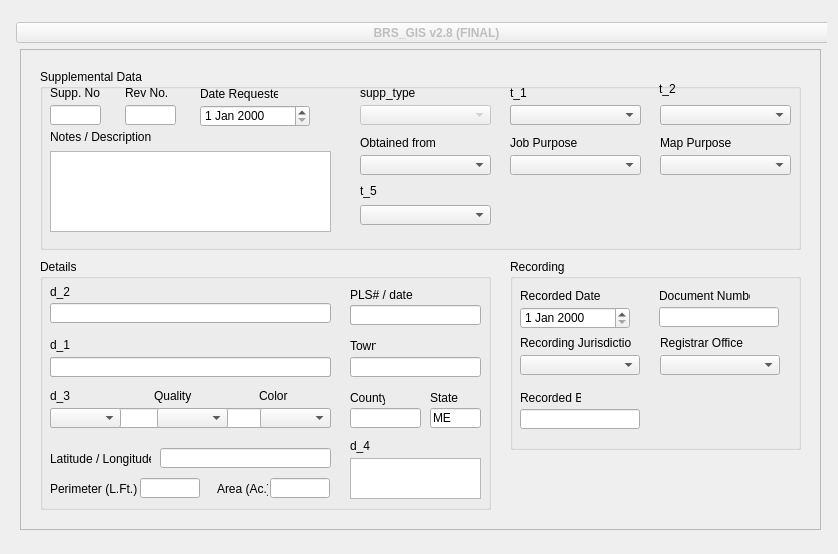
<?xml version="1.0" encoding="UTF-8"?>
<ui version="4.0">
 <class>Browser</class>
 <widget class="QWidget" name="Browser">
  <property name="geometry">
   <rect>
    <x>0</x>
    <y>0</y>
    <width>838</width>
    <height>554</height>
   </rect>
  </property>
  <property name="windowTitle">
   <string>BRS_GIS SQL Browser</string>
  </property>
  <layout class="QGridLayout" name="gridLayout">
   <item row="0" column="0">
    <widget class="brs_contacts" name="stackedWidget">
     <property name="frameShadow">
      <enum>QFrame::Sunken</enum>
     </property>
     <property name="currentIndex">
      <number>0</number>
     </property>
     <widget class="jobsdata" name="p3_jobsData">
      <widget class="QFrame" name="frame_3">
       <property name="geometry">
        <rect>
         <x>9</x>
         <y>38</y>
         <width>801</width>
         <height>481</height>
        </rect>
       </property>
       <property name="frameShape">
        <enum>QFrame::StyledPanel</enum>
       </property>
       <property name="frameShadow">
        <enum>QFrame::Sunken</enum>
       </property>
       <widget class="QGroupBox" name="groupBox_job">
        <property name="geometry">
         <rect>
          <x>20</x>
          <y>20</y>
          <width>761</width>
          <height>181</height>
         </rect>
        </property>
        <property name="font">
         <font>
          <weight>50</weight>
          <bold>false</bold>
         </font>
        </property>
        <property name="title">
         <string>Supplemental Data</string>
        </property>
        <widget class="QLabel" name="l_t1">
         <property name="geometry">
          <rect>
           <x>470</x>
           <y>16</y>
           <width>111</width>
           <height>16</height>
          </rect>
         </property>
         <property name="sizePolicy">
          <sizepolicy hsizetype="Fixed" vsizetype="Preferred">
           <horstretch>0</horstretch>
           <verstretch>0</verstretch>
          </sizepolicy>
         </property>
         <property name="text">
          <string>t_1</string>
         </property>
        </widget>
        <widget class="QLabel" name="label">
         <property name="geometry">
          <rect>
           <x>10</x>
           <y>16</y>
           <width>51</width>
           <height>16</height>
          </rect>
         </property>
         <property name="sizePolicy">
          <sizepolicy hsizetype="Fixed" vsizetype="Preferred">
           <horstretch>0</horstretch>
           <verstretch>0</verstretch>
          </sizepolicy>
         </property>
         <property name="text">
          <string>Supp. No.</string>
         </property>
         <property name="buddy">
          <cstring>job_no</cstring>
         </property>
        </widget>
        <widget class="QLineEdit" name="job_no">
         <property name="enabled">
          <bool>true</bool>
         </property>
         <property name="geometry">
          <rect>
           <x>10</x>
           <y>36</y>
           <width>51</width>
           <height>20</height>
          </rect>
         </property>
         <property name="sizePolicy">
          <sizepolicy hsizetype="Fixed" vsizetype="Fixed">
           <horstretch>0</horstretch>
           <verstretch>0</verstretch>
          </sizepolicy>
         </property>
        </widget>
        <widget class="QLabel" name="l_t3">
         <property name="geometry">
          <rect>
           <x>470</x>
           <y>66</y>
           <width>111</width>
           <height>16</height>
          </rect>
         </property>
         <property name="sizePolicy">
          <sizepolicy hsizetype="Fixed" vsizetype="Preferred">
           <horstretch>0</horstretch>
           <verstretch>0</verstretch>
          </sizepolicy>
         </property>
         <property name="text">
          <string>Job Purpose</string>
         </property>
        </widget>
        <widget class="QComboBox" name="supp_type">
         <property name="enabled">
          <bool>false</bool>
         </property>
         <property name="geometry">
          <rect>
           <x>320</x>
           <y>36</y>
           <width>131</width>
           <height>20</height>
          </rect>
         </property>
         <property name="sizePolicy">
          <sizepolicy hsizetype="Fixed" vsizetype="Fixed">
           <horstretch>0</horstretch>
           <verstretch>0</verstretch>
          </sizepolicy>
         </property>
         <item>
          <property name="text">
           <string/>
          </property>
         </item>
        </widget>
        <widget class="QLabel" name="l_sT">
         <property name="geometry">
          <rect>
           <x>320</x>
           <y>16</y>
           <width>101</width>
           <height>16</height>
          </rect>
         </property>
         <property name="sizePolicy">
          <sizepolicy hsizetype="Fixed" vsizetype="Preferred">
           <horstretch>0</horstretch>
           <verstretch>0</verstretch>
          </sizepolicy>
         </property>
         <property name="text">
          <string>supp_type</string>
         </property>
        </widget>
        <widget class="QLabel" name="label_14">
         <property name="geometry">
          <rect>
           <x>10</x>
           <y>60</y>
           <width>161</width>
           <height>16</height>
          </rect>
         </property>
         <property name="text">
          <string>Notes / Description</string>
         </property>
        </widget>
        <widget class="QTextEdit" name="job_desc">
         <property name="geometry">
          <rect>
           <x>10</x>
           <y>82</y>
           <width>281</width>
           <height>81</height>
          </rect>
         </property>
        </widget>
        <widget class="QLabel" name="l_date">
         <property name="geometry">
          <rect>
           <x>160</x>
           <y>17</y>
           <width>78</width>
           <height>16</height>
          </rect>
         </property>
         <property name="font">
          <font>
           <weight>50</weight>
           <bold>false</bold>
          </font>
         </property>
         <property name="text">
          <string>Date Requested</string>
         </property>
        </widget>
        <widget class="QComboBox" name="job_type">
         <property name="geometry">
          <rect>
           <x>470</x>
           <y>36</y>
           <width>131</width>
           <height>20</height>
          </rect>
         </property>
         <property name="sizePolicy">
          <sizepolicy hsizetype="Fixed" vsizetype="Fixed">
           <horstretch>0</horstretch>
           <verstretch>0</verstretch>
          </sizepolicy>
         </property>
         <item>
          <property name="text">
           <string/>
          </property>
         </item>
        </widget>
        <widget class="QComboBox" name="jobSubtype">
         <property name="geometry">
          <rect>
           <x>470</x>
           <y>86</y>
           <width>131</width>
           <height>20</height>
          </rect>
         </property>
         <property name="sizePolicy">
          <sizepolicy hsizetype="Fixed" vsizetype="Fixed">
           <horstretch>0</horstretch>
           <verstretch>0</verstretch>
          </sizepolicy>
         </property>
         <item>
          <property name="text">
           <string/>
          </property>
         </item>
        </widget>
        <widget class="QComboBox" name="design_type">
         <property name="geometry">
          <rect>
           <x>320</x>
           <y>136</y>
           <width>131</width>
           <height>20</height>
          </rect>
         </property>
         <property name="sizePolicy">
          <sizepolicy hsizetype="Fixed" vsizetype="Fixed">
           <horstretch>0</horstretch>
           <verstretch>0</verstretch>
          </sizepolicy>
         </property>
         <item>
          <property name="text">
           <string/>
          </property>
         </item>
        </widget>
        <widget class="QLabel" name="l_t2">
         <property name="geometry">
          <rect>
           <x>619</x>
           <y>12</y>
           <width>101</width>
           <height>16</height>
          </rect>
         </property>
         <property name="sizePolicy">
          <sizepolicy hsizetype="Fixed" vsizetype="Preferred">
           <horstretch>0</horstretch>
           <verstretch>0</verstretch>
          </sizepolicy>
         </property>
         <property name="text">
          <string>t_2</string>
         </property>
        </widget>
        <widget class="QComboBox" name="map_type">
         <property name="geometry">
          <rect>
           <x>620</x>
           <y>36</y>
           <width>131</width>
           <height>20</height>
          </rect>
         </property>
         <property name="sizePolicy">
          <sizepolicy hsizetype="Fixed" vsizetype="Fixed">
           <horstretch>0</horstretch>
           <verstretch>0</verstretch>
          </sizepolicy>
         </property>
         <item>
          <property name="text">
           <string/>
          </property>
         </item>
        </widget>
        <widget class="QComboBox" name="map_subtype">
         <property name="geometry">
          <rect>
           <x>620</x>
           <y>86</y>
           <width>131</width>
           <height>20</height>
          </rect>
         </property>
         <property name="sizePolicy">
          <sizepolicy hsizetype="Fixed" vsizetype="Fixed">
           <horstretch>0</horstretch>
           <verstretch>0</verstretch>
          </sizepolicy>
         </property>
         <item>
          <property name="text">
           <string/>
          </property>
         </item>
        </widget>
        <widget class="QLabel" name="l_t4">
         <property name="geometry">
          <rect>
           <x>620</x>
           <y>66</y>
           <width>101</width>
           <height>16</height>
          </rect>
         </property>
         <property name="sizePolicy">
          <sizepolicy hsizetype="Fixed" vsizetype="Preferred">
           <horstretch>0</horstretch>
           <verstretch>0</verstretch>
          </sizepolicy>
         </property>
         <property name="text">
          <string>Map Purpose</string>
         </property>
        </widget>
        <widget class="QComboBox" name="document_subtype">
         <property name="geometry">
          <rect>
           <x>470</x>
           <y>36</y>
           <width>131</width>
           <height>20</height>
          </rect>
         </property>
         <property name="sizePolicy">
          <sizepolicy hsizetype="Fixed" vsizetype="Fixed">
           <horstretch>0</horstretch>
           <verstretch>0</verstretch>
          </sizepolicy>
         </property>
         <item>
          <property name="text">
           <string/>
          </property>
         </item>
        </widget>
        <widget class="QLabel" name="l_rev">
         <property name="geometry">
          <rect>
           <x>85</x>
           <y>16</y>
           <width>51</width>
           <height>16</height>
          </rect>
         </property>
         <property name="sizePolicy">
          <sizepolicy hsizetype="Fixed" vsizetype="Preferred">
           <horstretch>0</horstretch>
           <verstretch>0</verstretch>
          </sizepolicy>
         </property>
         <property name="text">
          <string>Rev No.</string>
         </property>
         <property name="buddy">
          <cstring>job_no</cstring>
         </property>
        </widget>
        <widget class="QLineEdit" name="rev_no">
         <property name="enabled">
          <bool>true</bool>
         </property>
         <property name="geometry">
          <rect>
           <x>85</x>
           <y>36</y>
           <width>51</width>
           <height>20</height>
          </rect>
         </property>
         <property name="sizePolicy">
          <sizepolicy hsizetype="Fixed" vsizetype="Fixed">
           <horstretch>0</horstretch>
           <verstretch>0</verstretch>
          </sizepolicy>
         </property>
        </widget>
        <widget class="QLabel" name="l_oF">
         <property name="geometry">
          <rect>
           <x>320</x>
           <y>66</y>
           <width>111</width>
           <height>16</height>
          </rect>
         </property>
         <property name="sizePolicy">
          <sizepolicy hsizetype="Fixed" vsizetype="Preferred">
           <horstretch>0</horstretch>
           <verstretch>0</verstretch>
          </sizepolicy>
         </property>
         <property name="text">
          <string>Obtained from</string>
         </property>
        </widget>
        <widget class="QComboBox" name="obtained_from">
         <property name="geometry">
          <rect>
           <x>320</x>
           <y>86</y>
           <width>131</width>
           <height>20</height>
          </rect>
         </property>
         <property name="sizePolicy">
          <sizepolicy hsizetype="Fixed" vsizetype="Fixed">
           <horstretch>0</horstretch>
           <verstretch>0</verstretch>
          </sizepolicy>
         </property>
         <item>
          <property name="text">
           <string/>
          </property>
         </item>
        </widget>
        <widget class="QLabel" name="l_t5">
         <property name="geometry">
          <rect>
           <x>320</x>
           <y>114</y>
           <width>101</width>
           <height>16</height>
          </rect>
         </property>
         <property name="sizePolicy">
          <sizepolicy hsizetype="Fixed" vsizetype="Preferred">
           <horstretch>0</horstretch>
           <verstretch>0</verstretch>
          </sizepolicy>
         </property>
         <property name="text">
          <string>t_5</string>
         </property>
        </widget>
        <widget class="QDateEdit" name="date_requested">
         <property name="geometry">
          <rect>
           <x>160</x>
           <y>36</y>
           <width>110</width>
           <height>22</height>
          </rect>
         </property>
        </widget>
       </widget>
       <widget class="QGroupBox" name="groupBox_client">
        <property name="geometry">
         <rect>
          <x>20</x>
          <y>210</y>
          <width>451</width>
          <height>251</height>
         </rect>
        </property>
        <property name="title">
         <string>Details</string>
        </property>
        <widget class="QLabel" name="l_1">
         <property name="geometry">
          <rect>
           <x>10</x>
           <y>78</y>
           <width>281</width>
           <height>16</height>
          </rect>
         </property>
         <property name="sizePolicy">
          <sizepolicy hsizetype="Fixed" vsizetype="Preferred">
           <horstretch>0</horstretch>
           <verstretch>0</verstretch>
          </sizepolicy>
         </property>
         <property name="text">
          <string>d_1</string>
         </property>
         <property name="buddy">
          <cstring>client_name</cstring>
         </property>
        </widget>
        <widget class="QLineEdit" name="client_name">
         <property name="enabled">
          <bool>true</bool>
         </property>
         <property name="geometry">
          <rect>
           <x>10</x>
           <y>98</y>
           <width>281</width>
           <height>20</height>
          </rect>
         </property>
         <property name="sizePolicy">
          <sizepolicy hsizetype="Fixed" vsizetype="Fixed">
           <horstretch>0</horstretch>
           <verstretch>0</verstretch>
          </sizepolicy>
         </property>
        </widget>
        <widget class="QLabel" name="label_mbl">
         <property name="geometry">
          <rect>
           <x>310</x>
           <y>179</y>
           <width>131</width>
           <height>16</height>
          </rect>
         </property>
         <property name="text">
          <string>d_4</string>
         </property>
        </widget>
        <widget class="QLineEdit" name="town">
         <property name="geometry">
          <rect>
           <x>310</x>
           <y>98</y>
           <width>131</width>
           <height>20</height>
          </rect>
         </property>
         <property name="sizePolicy">
          <sizepolicy hsizetype="Fixed" vsizetype="Fixed">
           <horstretch>0</horstretch>
           <verstretch>0</verstretch>
          </sizepolicy>
         </property>
        </widget>
        <widget class="QLabel" name="label_5">
         <property name="geometry">
          <rect>
           <x>310</x>
           <y>79</y>
           <width>26</width>
           <height>16</height>
          </rect>
         </property>
         <property name="sizePolicy">
          <sizepolicy hsizetype="Fixed" vsizetype="Fixed">
           <horstretch>0</horstretch>
           <verstretch>0</verstretch>
          </sizepolicy>
         </property>
         <property name="text">
          <string>Town</string>
         </property>
         <property name="buddy">
          <cstring>town</cstring>
         </property>
        </widget>
        <widget class="QLabel" name="label_pMap_bk_lot_3">
         <property name="geometry">
          <rect>
           <x>390</x>
           <y>131</y>
           <width>35</width>
           <height>16</height>
          </rect>
         </property>
         <property name="text">
          <string>State</string>
         </property>
        </widget>
        <widget class="QLineEdit" name="state">
         <property name="geometry">
          <rect>
           <x>390</x>
           <y>149</y>
           <width>51</width>
           <height>20</height>
          </rect>
         </property>
         <property name="sizePolicy">
          <sizepolicy hsizetype="Fixed" vsizetype="Fixed">
           <horstretch>0</horstretch>
           <verstretch>0</verstretch>
          </sizepolicy>
         </property>
         <property name="text">
          <string>ME</string>
         </property>
         <property name="maxLength">
          <number>2</number>
         </property>
         <property name="echoMode">
          <enum>QLineEdit::Normal</enum>
         </property>
        </widget>
        <widget class="QPlainTextEdit" name="map_bk_lot">
         <property name="enabled">
          <bool>true</bool>
         </property>
         <property name="geometry">
          <rect>
           <x>310</x>
           <y>199</y>
           <width>131</width>
           <height>41</height>
          </rect>
         </property>
        </widget>
        <widget class="QLabel" name="label_pMap_bk_lot_5">
         <property name="geometry">
          <rect>
           <x>177</x>
           <y>220</y>
           <width>51</width>
           <height>20</height>
          </rect>
         </property>
         <property name="text">
          <string>Area (Ac.)</string>
         </property>
        </widget>
        <widget class="QLineEdit" name="sPerimeter">
         <property name="enabled">
          <bool>true</bool>
         </property>
         <property name="geometry">
          <rect>
           <x>100</x>
           <y>219</y>
           <width>60</width>
           <height>20</height>
          </rect>
         </property>
         <property name="sizePolicy">
          <sizepolicy hsizetype="Fixed" vsizetype="Fixed">
           <horstretch>0</horstretch>
           <verstretch>0</verstretch>
          </sizepolicy>
         </property>
         <property name="text">
          <string/>
         </property>
        </widget>
        <widget class="QLabel" name="label_pMap_bk_lot_6">
         <property name="geometry">
          <rect>
           <x>10</x>
           <y>220</y>
           <width>101</width>
           <height>20</height>
          </rect>
         </property>
         <property name="text">
          <string>Perimeter (L.Ft.)</string>
         </property>
        </widget>
        <widget class="QLineEdit" name="area">
         <property name="enabled">
          <bool>true</bool>
         </property>
         <property name="geometry">
          <rect>
           <x>230</x>
           <y>219</y>
           <width>60</width>
           <height>20</height>
          </rect>
         </property>
         <property name="sizePolicy">
          <sizepolicy hsizetype="Fixed" vsizetype="Fixed">
           <horstretch>0</horstretch>
           <verstretch>0</verstretch>
          </sizepolicy>
         </property>
         <property name="text">
          <string/>
         </property>
        </widget>
        <widget class="QLabel" name="label_pMap_bk_lot_7">
         <property name="geometry">
          <rect>
           <x>310</x>
           <y>131</y>
           <width>35</width>
           <height>16</height>
          </rect>
         </property>
         <property name="text">
          <string>County</string>
         </property>
        </widget>
        <widget class="QLineEdit" name="county">
         <property name="geometry">
          <rect>
           <x>310</x>
           <y>149</y>
           <width>71</width>
           <height>20</height>
          </rect>
         </property>
         <property name="sizePolicy">
          <sizepolicy hsizetype="Fixed" vsizetype="Fixed">
           <horstretch>0</horstretch>
           <verstretch>0</verstretch>
          </sizepolicy>
         </property>
         <property name="text">
          <string/>
         </property>
         <property name="maxLength">
          <number>20</number>
         </property>
         <property name="echoMode">
          <enum>QLineEdit::Normal</enum>
         </property>
        </widget>
        <widget class="QLabel" name="label_11">
         <property name="geometry">
          <rect>
           <x>10</x>
           <y>190</y>
           <width>101</width>
           <height>20</height>
          </rect>
         </property>
         <property name="sizePolicy">
          <sizepolicy hsizetype="Fixed" vsizetype="Preferred">
           <horstretch>0</horstretch>
           <verstretch>0</verstretch>
          </sizepolicy>
         </property>
         <property name="text">
          <string>Latitude / Longitude</string>
         </property>
        </widget>
        <widget class="QLineEdit" name="lat_lon">
         <property name="enabled">
          <bool>true</bool>
         </property>
         <property name="geometry">
          <rect>
           <x>120</x>
           <y>189</y>
           <width>171</width>
           <height>20</height>
          </rect>
         </property>
         <property name="sizePolicy">
          <sizepolicy hsizetype="Fixed" vsizetype="Fixed">
           <horstretch>0</horstretch>
           <verstretch>0</verstretch>
          </sizepolicy>
         </property>
         <property name="alignment">
          <set>Qt::AlignCenter</set>
         </property>
        </widget>
        <widget class="QLineEdit" name="scale">
         <property name="enabled">
          <bool>true</bool>
         </property>
         <property name="geometry">
          <rect>
           <x>10</x>
           <y>98</y>
           <width>281</width>
           <height>20</height>
          </rect>
         </property>
         <property name="sizePolicy">
          <sizepolicy hsizetype="Fixed" vsizetype="Fixed">
           <horstretch>0</horstretch>
           <verstretch>0</verstretch>
          </sizepolicy>
         </property>
        </widget>
        <widget class="QLabel" name="l_3">
         <property name="geometry">
          <rect>
           <x>10</x>
           <y>129</y>
           <width>131</width>
           <height>16</height>
          </rect>
         </property>
         <property name="sizePolicy">
          <sizepolicy hsizetype="Fixed" vsizetype="Preferred">
           <horstretch>0</horstretch>
           <verstretch>0</verstretch>
          </sizepolicy>
         </property>
         <property name="text">
          <string>d_3</string>
         </property>
         <property name="buddy">
          <cstring>client_name</cstring>
         </property>
        </widget>
        <widget class="QLineEdit" name="folder_type">
         <property name="enabled">
          <bool>true</bool>
         </property>
         <property name="geometry">
          <rect>
           <x>10</x>
           <y>44</y>
           <width>281</width>
           <height>20</height>
          </rect>
         </property>
         <property name="sizePolicy">
          <sizepolicy hsizetype="Fixed" vsizetype="Fixed">
           <horstretch>0</horstretch>
           <verstretch>0</verstretch>
          </sizepolicy>
         </property>
        </widget>
        <widget class="QLabel" name="l_2">
         <property name="geometry">
          <rect>
           <x>10</x>
           <y>25</y>
           <width>281</width>
           <height>16</height>
          </rect>
         </property>
         <property name="sizePolicy">
          <sizepolicy hsizetype="Fixed" vsizetype="Preferred">
           <horstretch>0</horstretch>
           <verstretch>0</verstretch>
          </sizepolicy>
         </property>
         <property name="text">
          <string>d_2</string>
         </property>
         <property name="buddy">
          <cstring>client_name</cstring>
         </property>
        </widget>
        <widget class="QPlainTextEdit" name="objectType">
         <property name="enabled">
          <bool>true</bool>
         </property>
         <property name="geometry">
          <rect>
           <x>310</x>
           <y>199</y>
           <width>131</width>
           <height>41</height>
          </rect>
         </property>
        </widget>
        <widget class="QLineEdit" name="pls_no">
         <property name="geometry">
          <rect>
           <x>310</x>
           <y>46</y>
           <width>71</width>
           <height>20</height>
          </rect>
         </property>
         <property name="sizePolicy">
          <sizepolicy hsizetype="Fixed" vsizetype="Fixed">
           <horstretch>0</horstretch>
           <verstretch>0</verstretch>
          </sizepolicy>
         </property>
         <property name="text">
          <string/>
         </property>
         <property name="maxLength">
          <number>20</number>
         </property>
         <property name="echoMode">
          <enum>QLineEdit::Normal</enum>
         </property>
        </widget>
        <widget class="QLabel" name="l_pls">
         <property name="geometry">
          <rect>
           <x>310</x>
           <y>28</y>
           <width>71</width>
           <height>16</height>
          </rect>
         </property>
         <property name="text">
          <string>PLS# / date</string>
         </property>
        </widget>
        <widget class="QLineEdit" name="locus_addr">
         <property name="enabled">
          <bool>true</bool>
         </property>
         <property name="geometry">
          <rect>
           <x>10</x>
           <y>149</y>
           <width>281</width>
           <height>20</height>
          </rect>
         </property>
         <property name="sizePolicy">
          <sizepolicy hsizetype="Fixed" vsizetype="Fixed">
           <horstretch>0</horstretch>
           <verstretch>0</verstretch>
          </sizepolicy>
         </property>
        </widget>
        <widget class="QLabel" name="l_quality">
         <property name="geometry">
          <rect>
           <x>114</x>
           <y>129</y>
           <width>41</width>
           <height>16</height>
          </rect>
         </property>
         <property name="sizePolicy">
          <sizepolicy hsizetype="Fixed" vsizetype="Fixed">
           <horstretch>0</horstretch>
           <verstretch>0</verstretch>
          </sizepolicy>
         </property>
         <property name="text">
          <string>Quality</string>
         </property>
         <property name="buddy">
          <cstring>town</cstring>
         </property>
        </widget>
        <widget class="QLabel" name="l_color">
         <property name="geometry">
          <rect>
           <x>219</x>
           <y>129</y>
           <width>41</width>
           <height>16</height>
          </rect>
         </property>
         <property name="sizePolicy">
          <sizepolicy hsizetype="Fixed" vsizetype="Fixed">
           <horstretch>0</horstretch>
           <verstretch>0</verstretch>
          </sizepolicy>
         </property>
         <property name="text">
          <string>Color</string>
         </property>
         <property name="buddy">
          <cstring>town</cstring>
         </property>
        </widget>
        <widget class="QComboBox" name="media">
         <property name="geometry">
          <rect>
           <x>10</x>
           <y>149</y>
           <width>71</width>
           <height>20</height>
          </rect>
         </property>
         <property name="sizePolicy">
          <sizepolicy hsizetype="Fixed" vsizetype="Fixed">
           <horstretch>0</horstretch>
           <verstretch>0</verstretch>
          </sizepolicy>
         </property>
         <item>
          <property name="text">
           <string/>
          </property>
         </item>
        </widget>
        <widget class="QComboBox" name="quality">
         <property name="geometry">
          <rect>
           <x>117</x>
           <y>149</y>
           <width>71</width>
           <height>20</height>
          </rect>
         </property>
         <property name="sizePolicy">
          <sizepolicy hsizetype="Fixed" vsizetype="Fixed">
           <horstretch>0</horstretch>
           <verstretch>0</verstretch>
          </sizepolicy>
         </property>
         <item>
          <property name="text">
           <string/>
          </property>
         </item>
        </widget>
        <widget class="QComboBox" name="color">
         <property name="geometry">
          <rect>
           <x>220</x>
           <y>149</y>
           <width>71</width>
           <height>20</height>
          </rect>
         </property>
         <property name="sizePolicy">
          <sizepolicy hsizetype="Fixed" vsizetype="Fixed">
           <horstretch>0</horstretch>
           <verstretch>0</verstretch>
          </sizepolicy>
         </property>
         <item>
          <property name="text">
           <string/>
          </property>
         </item>
        </widget>
        <widget class="QLineEdit" name="author">
         <property name="geometry">
          <rect>
           <x>310</x>
           <y>46</y>
           <width>131</width>
           <height>20</height>
          </rect>
         </property>
         <property name="sizePolicy">
          <sizepolicy hsizetype="Fixed" vsizetype="Fixed">
           <horstretch>0</horstretch>
           <verstretch>0</verstretch>
          </sizepolicy>
         </property>
        </widget>
       </widget>
       <widget class="QGroupBox" name="groupBox_recording">
        <property name="geometry">
         <rect>
          <x>490</x>
          <y>210</y>
          <width>291</width>
          <height>191</height>
         </rect>
        </property>
        <property name="title">
         <string>Recording</string>
        </property>
        <widget class="QLabel" name="ldR">
         <property name="geometry">
          <rect>
           <x>10</x>
           <y>29</y>
           <width>91</width>
           <height>16</height>
          </rect>
         </property>
         <property name="font">
          <font>
           <weight>50</weight>
           <bold>false</bold>
          </font>
         </property>
         <property name="text">
          <string>Recorded Date</string>
         </property>
        </widget>
        <widget class="QLineEdit" name="planbook_page">
         <property name="geometry">
          <rect>
           <x>149</x>
           <y>48</y>
           <width>120</width>
           <height>20</height>
          </rect>
         </property>
         <property name="sizePolicy">
          <sizepolicy hsizetype="Fixed" vsizetype="Fixed">
           <horstretch>0</horstretch>
           <verstretch>0</verstretch>
          </sizepolicy>
         </property>
        </widget>
        <widget class="QLabel" name="l_dN">
         <property name="geometry">
          <rect>
           <x>149</x>
           <y>29</y>
           <width>91</width>
           <height>16</height>
          </rect>
         </property>
         <property name="text">
          <string>Document Number</string>
         </property>
        </widget>
        <widget class="QLabel" name="lrB">
         <property name="geometry">
          <rect>
           <x>10</x>
           <y>131</y>
           <width>61</width>
           <height>16</height>
          </rect>
         </property>
         <property name="text">
          <string>Recorded By</string>
         </property>
        </widget>
        <widget class="QLineEdit" name="recorded_by">
         <property name="geometry">
          <rect>
           <x>10</x>
           <y>150</y>
           <width>120</width>
           <height>20</height>
          </rect>
         </property>
         <property name="sizePolicy">
          <sizepolicy hsizetype="Fixed" vsizetype="Fixed">
           <horstretch>0</horstretch>
           <verstretch>0</verstretch>
          </sizepolicy>
         </property>
        </widget>
        <widget class="QLabel" name="l_rO">
         <property name="geometry">
          <rect>
           <x>150</x>
           <y>76</y>
           <width>101</width>
           <height>16</height>
          </rect>
         </property>
         <property name="sizePolicy">
          <sizepolicy hsizetype="Fixed" vsizetype="Preferred">
           <horstretch>0</horstretch>
           <verstretch>0</verstretch>
          </sizepolicy>
         </property>
         <property name="text">
          <string>Registrar Office</string>
         </property>
        </widget>
        <widget class="QComboBox" name="record_jurisdiction">
         <property name="geometry">
          <rect>
           <x>10</x>
           <y>96</y>
           <width>120</width>
           <height>20</height>
          </rect>
         </property>
         <property name="sizePolicy">
          <sizepolicy hsizetype="Fixed" vsizetype="Fixed">
           <horstretch>0</horstretch>
           <verstretch>0</verstretch>
          </sizepolicy>
         </property>
         <property name="editable">
          <bool>false</bool>
         </property>
         <item>
          <property name="text">
           <string/>
          </property>
         </item>
        </widget>
        <widget class="QComboBox" name="record_office">
         <property name="geometry">
          <rect>
           <x>150</x>
           <y>96</y>
           <width>120</width>
           <height>20</height>
          </rect>
         </property>
         <property name="sizePolicy">
          <sizepolicy hsizetype="Fixed" vsizetype="Fixed">
           <horstretch>0</horstretch>
           <verstretch>0</verstretch>
          </sizepolicy>
         </property>
         <property name="frame">
          <bool>true</bool>
         </property>
         <item>
          <property name="text">
           <string/>
          </property>
         </item>
        </widget>
        <widget class="QLabel" name="l_rJ">
         <property name="geometry">
          <rect>
           <x>10</x>
           <y>76</y>
           <width>111</width>
           <height>16</height>
          </rect>
         </property>
         <property name="sizePolicy">
          <sizepolicy hsizetype="Fixed" vsizetype="Preferred">
           <horstretch>0</horstretch>
           <verstretch>0</verstretch>
          </sizepolicy>
         </property>
         <property name="text">
          <string>Recording Jurisdiction</string>
         </property>
        </widget>
        <widget class="QDateEdit" name="date_recorded">
         <property name="geometry">
          <rect>
           <x>10</x>
           <y>48</y>
           <width>110</width>
           <height>22</height>
          </rect>
         </property>
        </widget>
        <zorder>lrB</zorder>
        <zorder>planbook_page</zorder>
        <zorder>recorded_by</zorder>
        <zorder>l_dN</zorder>
        <zorder>ldR</zorder>
        <zorder>l_rO</zorder>
        <zorder>record_jurisdiction</zorder>
        <zorder>record_office</zorder>
        <zorder>l_rJ</zorder>
        <zorder>date_recorded</zorder>
       </widget>
      </widget>
      <widget class="QPushButton" name="fake">
       <property name="enabled">
        <bool>false</bool>
       </property>
       <property name="geometry">
        <rect>
         <x>5</x>
         <y>11</y>
         <width>841</width>
         <height>21</height>
        </rect>
       </property>
       <property name="font">
        <font>
         <weight>75</weight>
         <italic>false</italic>
         <bold>true</bold>
        </font>
       </property>
       <property name="text">
        <string>BRS_GIS v2.8 (FINAL)</string>
       </property>
       <property name="autoDefault">
        <bool>true</bool>
       </property>
       <property name="default">
        <bool>true</bool>
       </property>
      </widget>
     </widget>
     <widget class="jobsdata2" name="page">
      <layout class="QGridLayout" name="gridLayout_2"/>
     </widget>
    </widget>
   </item>
  </layout>
  <action name="insertRowAction">
   <property name="enabled">
    <bool>false</bool>
   </property>
   <property name="text">
    <string>&amp;Insert Row</string>
   </property>
   <property name="statusTip">
    <string>Inserts a new Row</string>
   </property>
  </action>
  <action name="deleteRowAction">
   <property name="enabled">
    <bool>false</bool>
   </property>
   <property name="text">
    <string>&amp;Delete Row</string>
   </property>
   <property name="statusTip">
    <string>Deletes the current Row</string>
   </property>
  </action>
  <action name="fieldStrategyAction">
   <property name="checkable">
    <bool>true</bool>
   </property>
   <property name="text">
    <string>Submit on &amp;Field Change</string>
   </property>
   <property name="toolTip">
    <string>Commit on Field Change</string>
   </property>
  </action>
  <action name="rowStrategyAction">
   <property name="checkable">
    <bool>true</bool>
   </property>
   <property name="text">
    <string>Submit on &amp;Row Change</string>
   </property>
   <property name="toolTip">
    <string>Commit on Row Change</string>
   </property>
  </action>
  <action name="manualStrategyAction">
   <property name="checkable">
    <bool>true</bool>
   </property>
   <property name="text">
    <string>Submit &amp;Manually</string>
   </property>
   <property name="toolTip">
    <string>Commit Manually</string>
   </property>
  </action>
  <action name="submitAction">
   <property name="text">
    <string>&amp;Submit All</string>
   </property>
   <property name="toolTip">
    <string>Submit Changes</string>
   </property>
  </action>
  <action name="revertAction">
   <property name="text">
    <string>&amp;Revert All</string>
   </property>
   <property name="toolTip">
    <string>Revert</string>
   </property>
  </action>
  <action name="selectAction">
   <property name="text">
    <string>S&amp;elect</string>
   </property>
   <property name="toolTip">
    <string>Refresh Data from Database</string>
   </property>
  </action>
 </widget>
 <customwidgets>
  <customwidget>
   <class>jobsdata</class>
   <extends>QWidget</extends>
   <header>jobsdata.h</header>
   <container>1</container>
  </customwidget>
  <customwidget>
   <class>brs_contacts</class>
   <extends>QStackedWidget</extends>
   <header>brs_contacts.h</header>
   <container>1</container>
   <slots>
    <signal>setCurrentIndex(2)</signal>
   </slots>
  </customwidget>
  <customwidget>
   <class>jobsdata2</class>
   <extends>QWidget</extends>
   <header>jobsdata2.h</header>
   <container>1</container>
  </customwidget>
 </customwidgets>
 <tabstops>
  <tabstop>fake</tabstop>
  <tabstop>job_desc</tabstop>
  <tabstop>town</tabstop>
  <tabstop>county</tabstop>
  <tabstop>state</tabstop>
  <tabstop>lat_lon</tabstop>
  <tabstop>client_name</tabstop>
  <tabstop>sPerimeter</tabstop>
  <tabstop>area</tabstop>
  <tabstop>map_bk_lot</tabstop>
  <tabstop>job_no</tabstop>
 </tabstops>
 <resources/>
 <connections/>
</ui>
